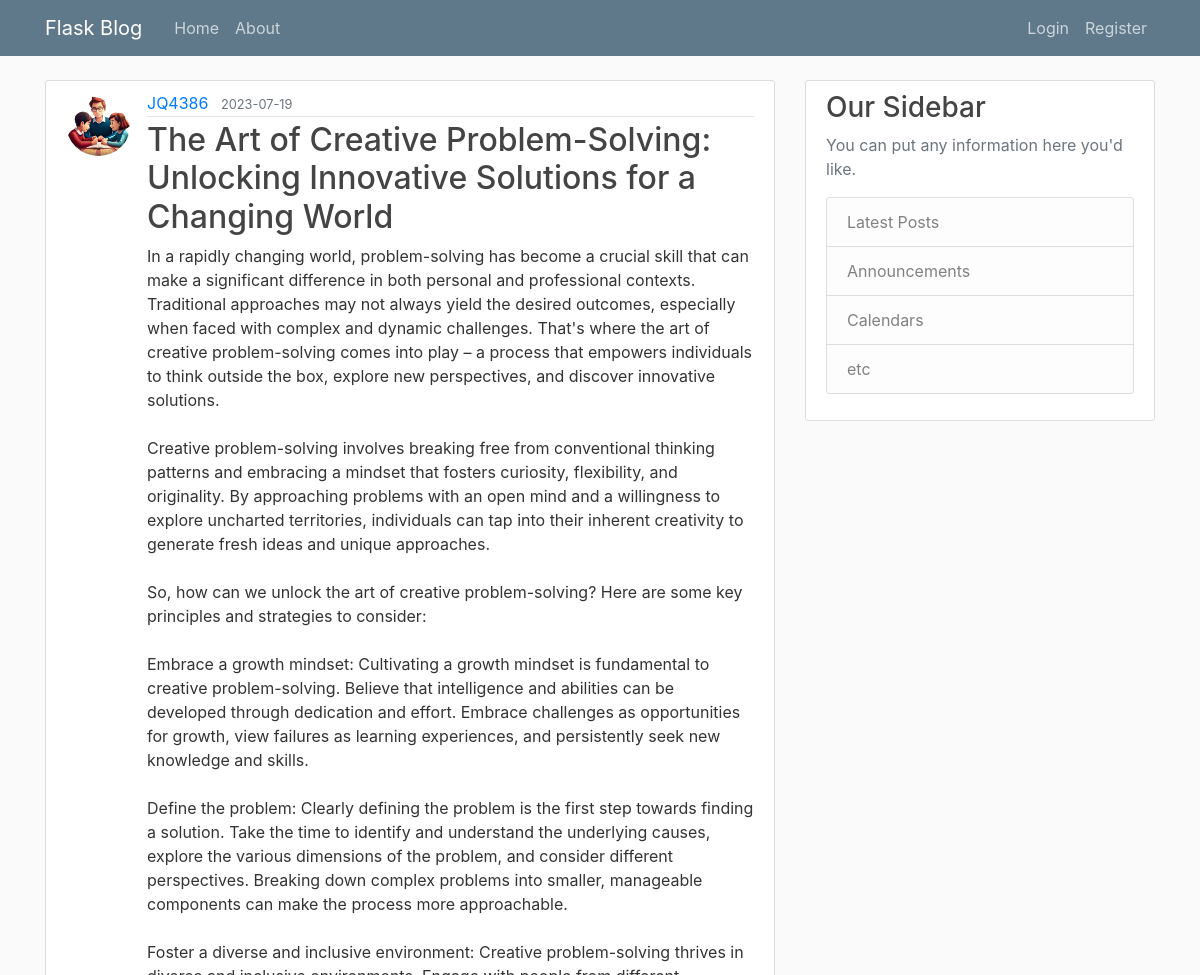
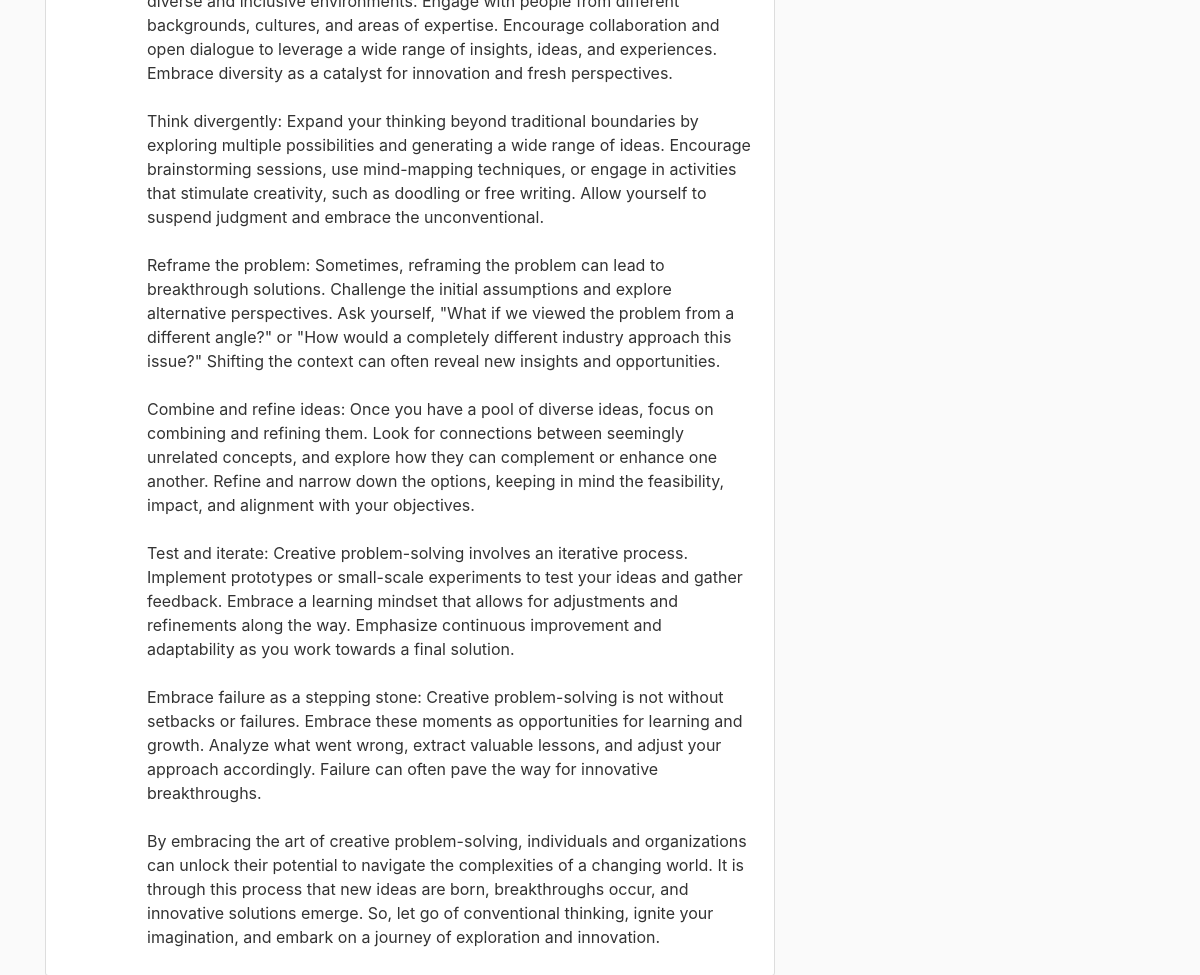
The app's page /post/4 with its own data (2 pictures, top to bottom).
### flaskblog/models.py (models this page shows, shortened)
class User(db.Model, UserMixin):
    id = db.Column(db.Integer, primary_key=True)
    username = db.Column(db.String(20), unique=True, nullable=False) # 20 char max, unique, not null
    email = db.Column(db.String(120), unique=True, nullable=False) # 120 char max, unique, not null
    image_file = db.Column(db.String(20), nullable=False, default='default.jpg') # 20 char max, not null, default
    password = db.Column(db.String(60), nullable=False) # 60 char max, not null
    posts = db.relationship('Post', backref='author', lazy=True) # one to many relationship, backref allows us to get user who created post

class Post(db.Model):
    id = db.Column(db.Integer, primary_key=True)
    title = db.Column(db.String(100), nullable=False) # 100 char max, not null
    date_posted = db.Column(db.DateTime, nullable=False, default=datetime.utcnow) # not null, default, always use utc time for consistency
    content = db.Column(db.Text, nullable=False) # not null
    user_id = db.Column(db.Integer, db.ForeignKey('user.id'), nullable=False) # not null

### flaskblog/routes.py (the view)
@app.route('/post/<int:post_id>')
def post(post_id):
    post = Post.query.get_or_404(post_id)
    return render_template('post.html', title=post.title, post=post)

### flaskblog/templates/post.html (shortened to what this page needs)
{% extends "layout.html" %}
{% block content %}
<article class="media content-section">
    <img class="rounded-circle article-img" src="{{ url_for('static',
        filename='profile_pics/' + post.author.image_file) }}">
    <div class="media-body">
        <div class="article-metadata">
            <a class="mr-2" href="#">{{ post.author.username }}</a>
            <small class="text-muted">{{ post.date_posted.strftime('%Y-%m-%d')}}</small>
        </div>
        <h2 class="article-title">{{ post.title }}</a></h2>
        <p class="article-content">{{ post.content }}</p>
    </div>
</article>
{% endblock content %}

### flaskblog/static/main.css (style rules this page uses)
body { background: #fafafa; color: #333333; margin-top: 5rem; }
h1, h2, h3, h4, h5, h6 { color: #444444; }
.content-section { background: #ffffff; padding: 10px 20px; border: 1px solid #dddddd; border-radius: 3px; margin-bottom: 20px; }
.article-title { color: #444444; }
.article-content { white-space: pre-line; }
.article-img { height: 65px; width: 65px; margin-right: 16px; }
.article-metadata { padding-bottom: 1px; margin-bottom: 4px; border-bottom: 1px solid #e3e3e3 }

### records on screen
User: image_file (picture), author.username "JQ4386"
Post: date_posted "2023-07-19", title "The Art of Creative Problem-Solving: Unlocking Innovative Solutions for a Changing World", content "In a rapidly changing world, problem-solving has become a crucial skill that can make a significant difference in both personal and professional contexts. Traditional approaches may not always yield the desired outcomes, especially when faced with complex and dynamic challenges. That's where the art of creative problem-solving comes into play – a process that empowers individuals to think outside the box, explore new perspectives, and discover innovative solutions. Creative problem-solving involves breaking free from conventional thinking patterns and embracing a mindset that fosters curiosity, flexibility, and originality. By approaching problems with an open mind and a willingness to…"
